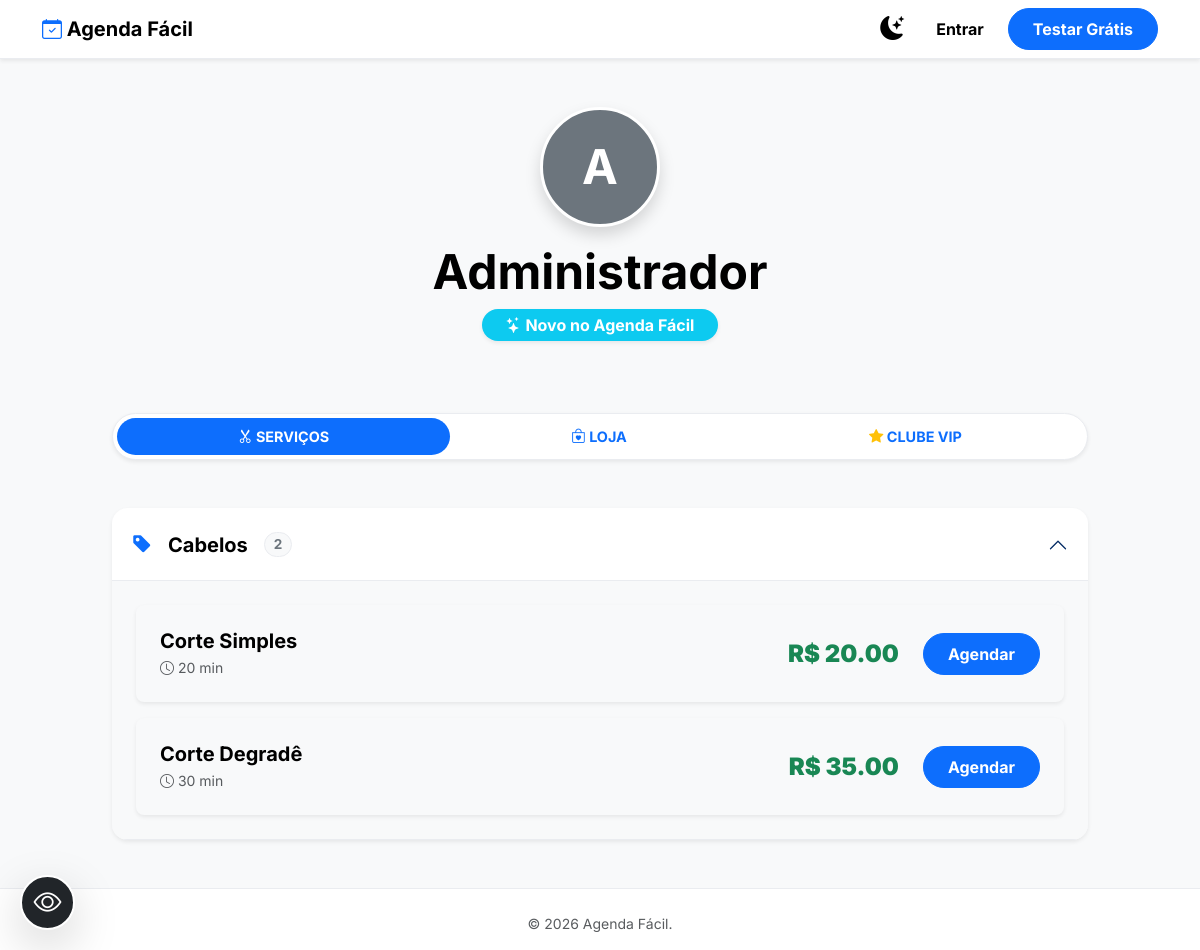
The app's page /b/admin, older data.
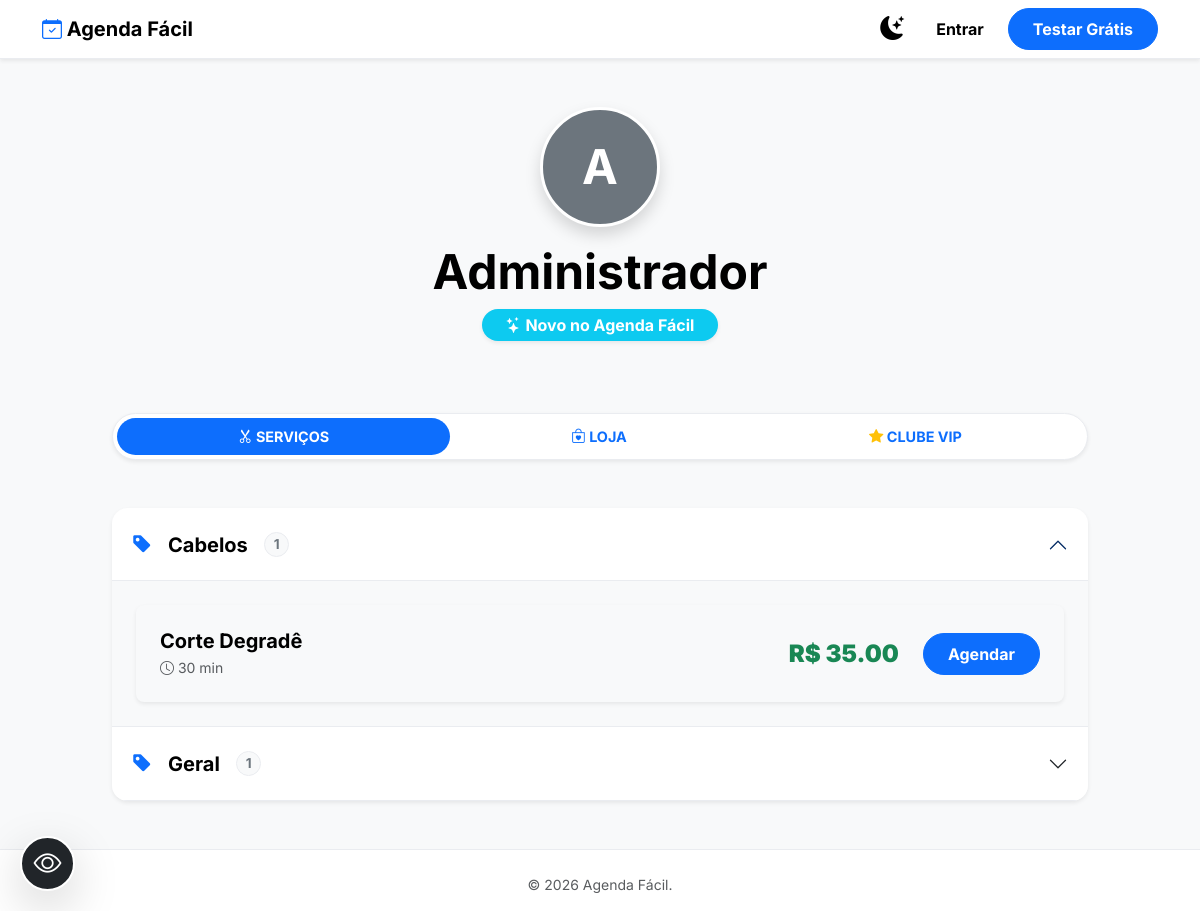
The same page, newer data.
### app.py (models this page shows, shortened)
class Establishment(db.Model):
    __tablename__ = 'establishments'
    id = db.Column(db.Integer, primary_key=True)
    name = db.Column(db.String(100), nullable=False)
    url_prefix = db.Column(db.String(50), nullable=False, unique=True)
    contact_phone = db.Column(db.String(20), nullable=True)
    contact_email = db.Column(db.String(120), nullable=True)
    logo_filename = db.Column(db.String(100), nullable=True)
    is_active = db.Column(db.Boolean, default=False)
    capacity = db.Column(db.Integer, default=1, nullable=False)
    plan_type = db.Column(db.String(20), default='solo')
    trial_ends = db.Column(db.DateTime, nullable=True)
    loyalty_points_goal = db.Column(db.Integer, default=0)
    loyalty_reward = db.Column(db.String(150), nullable=True)
    state = db.Column(db.String(2), default='PE')
    schedules = db.relationship('DaySchedule', backref='establishment', lazy=True, cascade="all, delete-orphan")
    admins = db.relationship('Admin', backref='establishment', lazy=True)
    services = db.relationship('Service', backref='establishment', lazy=True)
    appointments = db.relationship('Appointment', backref='establishment', lazy=True)
    blacklists = db.relationship('Blacklist', backref='establishment', lazy=True)
    products = db.relationship('Product', backref='establishment', lazy=True)
    sales = db.relationship('ProductSale', backref='establishment', lazy=True)
    subscriptions = db.relationship('ClientSubscription', backref='establishment', lazy=True)
    subscription_plans = db.relationship('SubscriptionPlan', backref='establishment', lazy=True)
    @property
    def has_access(self):
        if self.is_active: return True
        if self.trial_ends and get_now_brazil() < self.trial_ends: return True
        return False
    @property
    def rating_count(self):
        return Appointment.query.filter_by(establishment_id=self.id).filter(Appointment.rating != None).count()

class Category(db.Model):
    __tablename__ = 'categories'
    id = db.Column(db.Integer, primary_key=True)
    name = db.Column(db.String(100), nullable=False)
    establishment_id = db.Column(db.Integer, db.ForeignKey('establishments.id'), nullable=False)
    services = db.relationship('Service', backref='category', lazy=True)

class Service(db.Model):
    __tablename__ = 'services'
    id = db.Column(db.Integer, primary_key=True)
    name = db.Column(db.String(100), nullable=False)
    duration = db.Column(db.Integer, nullable=False)
    price = db.Column(db.Float, nullable=False, default=0.0)
    establishment_id = db.Column(db.Integer, db.ForeignKey('establishments.id'), nullable=False)
    category_id = db.Column(db.Integer, db.ForeignKey('categories.id'), nullable=True)
    is_combo = db.Column(db.Boolean, default=False)
    original_price = db.Column(db.Float, nullable=True)
    is_club_included = db.Column(db.Boolean, default=False)
    is_hidden = db.Column(db.Boolean, default=False)

### app.py (the view)
@app.route('/b/<url_prefix>')
def establishment_services(url_prefix):
    est = Establishment.query.filter_by(url_prefix=url_prefix).first_or_404()
    if not est.has_access: return render_template('error_inactive.html', message="O período de teste ou assinatura deste estabelecimento expirou."), 403
    services = Service.query.filter_by(establishment_id=est.id, is_hidden=False).all()
    categories = Category.query.filter_by(establishment_id=est.id).all()
    return render_template('lista_servicos.html', services=services, categories=categories, establishment=est)

### templates/lista_servicos.html (shortened to what this page needs)
{% extends 'layout.html' %}
{% block content %}
<div class="container py-5" id="container-vitrine" style="max-width: 1000px;">
    <div class="text-center mb-5">
        {% if establishment.logo_filename %}
            <img src="{{ url_for('static', filename='uploads/' + establishment.logo_filename) }}" class="rounded-circle shadow mb-3 border border-3 border-white" style="width: 120px; height: 120px; object-fit: cover;">
        {% else %}
            <div class="rounded-circle bg-secondary d-inline-flex align-items-center justify-content-center text-white fw-bold mb-3 shadow border border-3 border-white" style="width: 120px; height: 120px; font-size: 3rem;">{{ establishment.name[0] }}</div>
        {% endif %}
        <h1 class="display-5 fw-bold mb-2 text-body-emphasis">{{ establishment.name }}</h1>
        {% if establishment.rating_count > 0 %}
            <div class="badge bg-warning text-body-emphasis fs-6 shadow-sm mb-4 px-4 py-2 rounded-pill"><i class="bi bi-star-fill"></i> {{ "%.1f"|format(establishment.average_rating) }} ({{ establishment.rating_count }} avaliações)</div>
        {% else %}
            <div class="badge bg-info text-white fs-6 shadow-sm mb-4 px-4 py-2 rounded-pill"><i class="bi bi-stars"></i> Novo no Agenda Fácil</div>
        {% endif %}
    </div>
    <ul class="nav nav-pills nav-fill mb-5 bg-body p-1 rounded-pill shadow-sm border" id="vitrineTabs">
        <li class="nav-item">
            <a class="nav-link active fw-bold rounded-pill text-uppercase" style="font-size: 0.9rem;" data-bs-toggle="pill" href="#tab-servicos"><i class="bi bi-scissors"></i> Serviços</a>
        </li>
        <li class="nav-item">
            <a class="nav-link fw-bold rounded-pill text-uppercase" style="font-size: 0.9rem;" data-bs-toggle="pill" href="#tab-produtos"><i class="bi bi-bag-heart"></i> Loja</a>
        </li>
        {% if establishment.plan_type == 'gestao' %}
        <li class="nav-item">
            <a class="nav-link fw-bold rounded-pill text-uppercase" style="font-size: 0.9rem;" data-bs-toggle="pill" href="#tab-clube"><i class="bi bi-star-fill text-warning"></i> Clube VIP</a>
        </li>
        {% endif %}
    </ul>
    <div class="tab-content">
        <div class="tab-pane fade show active" id="tab-servicos">
            <div class="accordion shadow-sm rounded-4 overflow-hidden border-0" id="accordionCategorias">
                {% set primeira_categoria_aberta = namespace(aberta=false) %}
                {% for c in categories %}
                    {% set contagem = namespace(visiveis=0) %}
                    {% for s in c.services %}
                        {% if not s.is_hidden %}
                            {% set contagem.visiveis = contagem.visiveis + 1 %}
                        {% endif %}
                    {% endfor %}
                    {% if contagem.visiveis > 0 %}
                    <div class="accordion-item border-0 border-bottom">
                        <h2 class="accordion-header" id="heading-{{ c.id }}">
                            <button class="accordion-button {% if primeira_categoria_aberta.aberta %}collapsed{% endif %} fw-bold fs-5 bg-body text-body-emphasis py-4" type="button" data-bs-toggle="collapse" data-bs-target="#cat-{{ c.id }}" aria-expanded="{% if not primeira_categoria_aberta.aberta %}true{% else %}false{% endif %}" aria-controls="cat-{{ c.id }}">
                                <i class="bi bi-tag-fill text-primary me-3"></i> {{ c.name }}
                                <span class="badge bg-body-tertiary text-secondary border ms-3 rounded-pill" style="font-size: 0.85rem;">{{ contagem.visiveis }}</span>
                            </button>
                        </h2>
                        <div id="cat-{{ c.id }}" class="accordion-collapse collapse {% if not primeira_categoria_aberta.aberta %}show{% endif %}" aria-labelledby="heading-{{ c.id }}" data-bs-parent="#accordionCategorias">
                            <div class="accordion-body bg-body-tertiary p-3 p-md-4">
                                <div class="d-flex flex-column gap-3">
                                    {% for s in c.services %}
                                        {% if not s.is_hidden %}
                                        <div class="card shadow-sm w-100 rounded-3 overflow-hidden {% if s.is_combo %}border-warning border-2{% else %}border-0{% endif %}">
                                            <div class="card-body d-flex flex-column flex-md-row justify-content-between align-items-center gap-3 p-4">
                                                <div class="text-center text-md-start">
                                                    <h5 class="fw-bold text-body-emphasis mb-1">
                                                        {{ s.name }}
                                                    </h5>
                                                    <div class="text-body-secondary small"><i class="bi bi-clock"></i> {{ s.duration }} min</div>
                                                </div>
                                                <div class="d-flex align-items-center gap-4">
                                                    <div class="text-end">
                                                        <span class="text-success fw-black fs-4 mb-0">R$ {{ "%.2f"|format(s.price) }}</span>
                                                    </div>
                                                    <a href="{{ url_for('schedule_service', url_prefix=establishment.url_prefix, service_id=s.id) }}" class="btn btn-primary fw-bold rounded-pill px-4 py-2">Agendar</a>
                                                </div>
                                            </div>
                                        </div>
                                        {% endif %}
                                    {% endfor %}
                                </div>
                            </div>
                        </div>
                    </div>
                    {% set primeira_categoria_aberta.aberta = true %}
                    {% endif %}
                {% endfor %}
            </div>
        </div>
    </div>
</div>
<button id="btn-acessibilidade" class="btn btn-dark shadow-lg d-flex justify-content-center align-items-center transition border border-2 border-white"
        style="position: fixed; bottom: 20px; left: 20px; z-index: 9999; border-radius: 50%; width: 55px; height: 55px;" title="Ativar Modo de Leitura">
    <i class="bi bi-eye fs-3"></i>
</button>
{% endblock %}

### templates/layout.html (shortened to what this page needs)
<!DOCTYPE html>
<html lang="pt-br">
<head>
    <link href="https://cdn.jsdelivr.net/npm/bootstrap@5.3.3/dist/css/bootstrap.min.css" rel="stylesheet">
    <link rel="stylesheet" href="https://cdn.jsdelivr.net/npm/bootstrap-icons@1.11.3/font/bootstrap-icons.min.css">
</head>
<body>
    <nav class="navbar navbar-expand-lg border-bottom shadow-sm sticky-top py-2 bg-body">
        <div class="container">
            <a class="navbar-brand fw-bold text-body-emphasis" href="{{ url_for('index') }}">
                <i class="bi bi-calendar-check text-primary"></i> Agenda Fácil
            </a>
            <div class="d-flex align-items-center ms-auto gap-3">
                <button class="btn btn-link p-0 border-0 shadow-none text-body-emphasis" onclick="toggleTheme()" title="Mudar Tema">
                    <i class="bi bi-moon-stars-fill fs-4" id="theme-icon"></i>
                </button>
                {% if current_user.is_authenticated %}
                    <button class="btn btn-outline-primary border-0 p-1" type="button" data-bs-toggle="offcanvas" data-bs-target="#sidebarMenu">
                        <i class="bi bi-list fs-3"></i>
                    </button>
                {% else %}
                    {% if request.endpoint not in ['login', 'register_business', 'planos'] %}
                        <div class="offcanvas-lg offcanvas-end bg-body" tabindex="-1" id="publicMobileNav">
                            <div class="offcanvas-body">
                                <ul class="navbar-nav ms-auto align-items-lg-center mt-3 mt-lg-0 gap-2 w-100 justify-content-end">
                                    <li class="nav-item">
                                        <a class="nav-link fw-bold text-body-emphasis px-3 text-center text-lg-start" href="{{ url_for('login') }}">Entrar</a>
                                    </li>
                                    <li class="nav-item text-center text-lg-start">
                                        <a href="{{ url_for('planos') }}" class="btn btn-primary rounded-pill px-4 py-2 w-100 w-lg-auto fw-bold">Testar Grátis</a>
                                    </li>
                                </ul>
                            </div>
                        </div>
                    {% endif %}
                {% endif %}
            </div>
        </div>
    </nav>
    <main class="container-fluid p-0">
        {% block content %}{% endblock %}
    </main>
    <footer class="bg-body border-top pt-4 pb-3 mt-auto">
        <div class="container text-center">
            <p class="text-muted small mb-0">© 2026 Agenda Fácil.</p>
        </div>
    </footer>
</body>
</html>

### templates/layout.html (style rules this page uses)
body { font-family: 'Inter', sans-serif; display: flex; flex-direction: column; min-height: 100vh; }
a { text-decoration: none; }
main { flex: 1; }
body, .navbar, .card, .offcanvas { transition: background-color 0.3s ease, color 0.3s ease, border-color 0.3s ease; }
[data-bs-theme="light"] { --bs-body-bg: #f8f9fa; --bs-card-bg: #ffffff; --bs-border-color: #eaecf0; --bs-tertiary-bg: #f1f3f5; }

### templates/lista_servicos.html (style rules this page uses)
#container-vitrine, #container-vitrine * { transition: font-size 0.2s ease, padding 0.2s ease; }
.fw-black { font-weight: 900; }

Row changes from the older to the newer data that the page shows:
removed Service: name "Corte Simples", duration "20", price "20.00", shown under Category "Cabelos"
computed for Category "Cabelos": visiveis "2" → "1"
now on this page (row unchanged): Category: name "Geral", visiveis "1"
